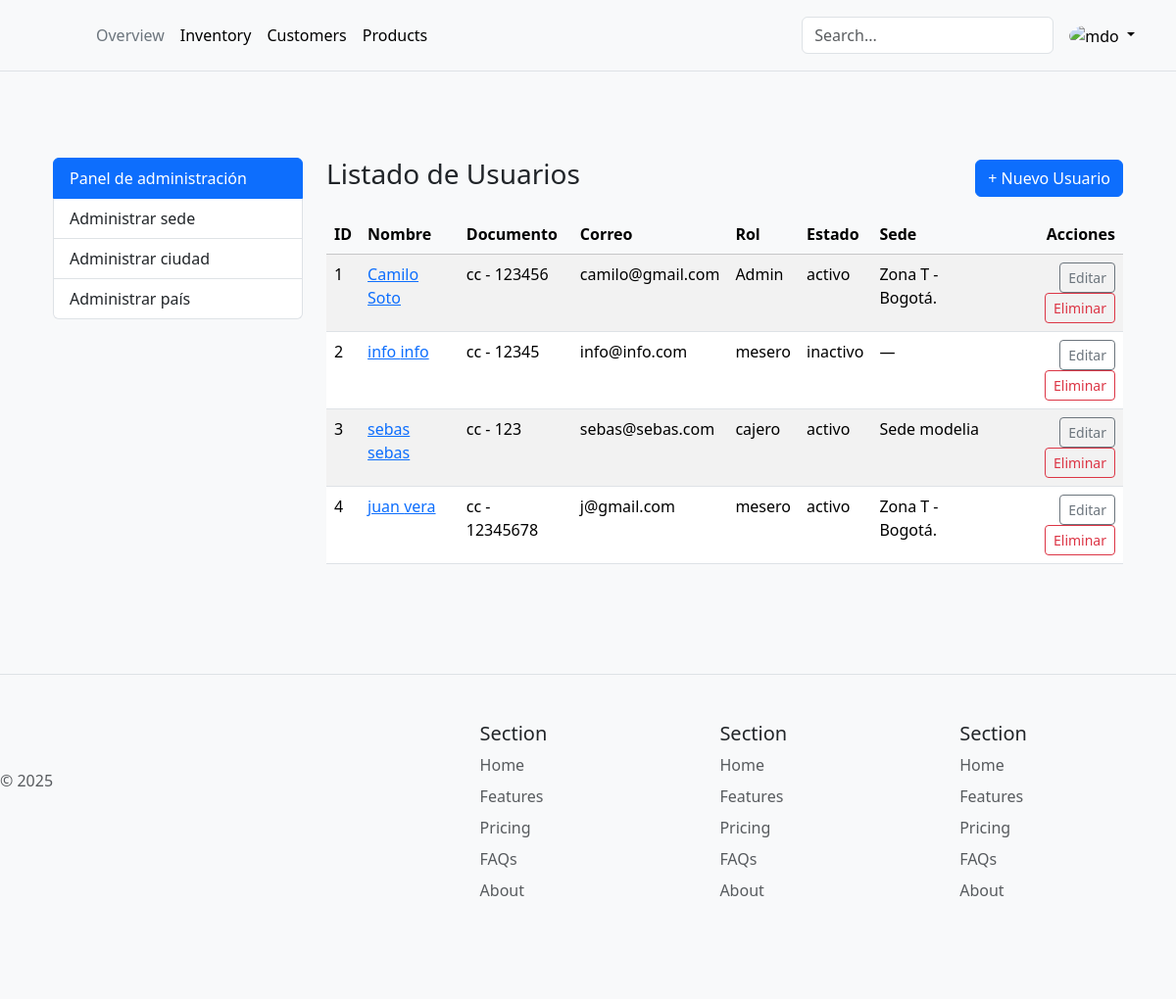
Page /adminis/usuario/ (signed in) on the earlier database version.
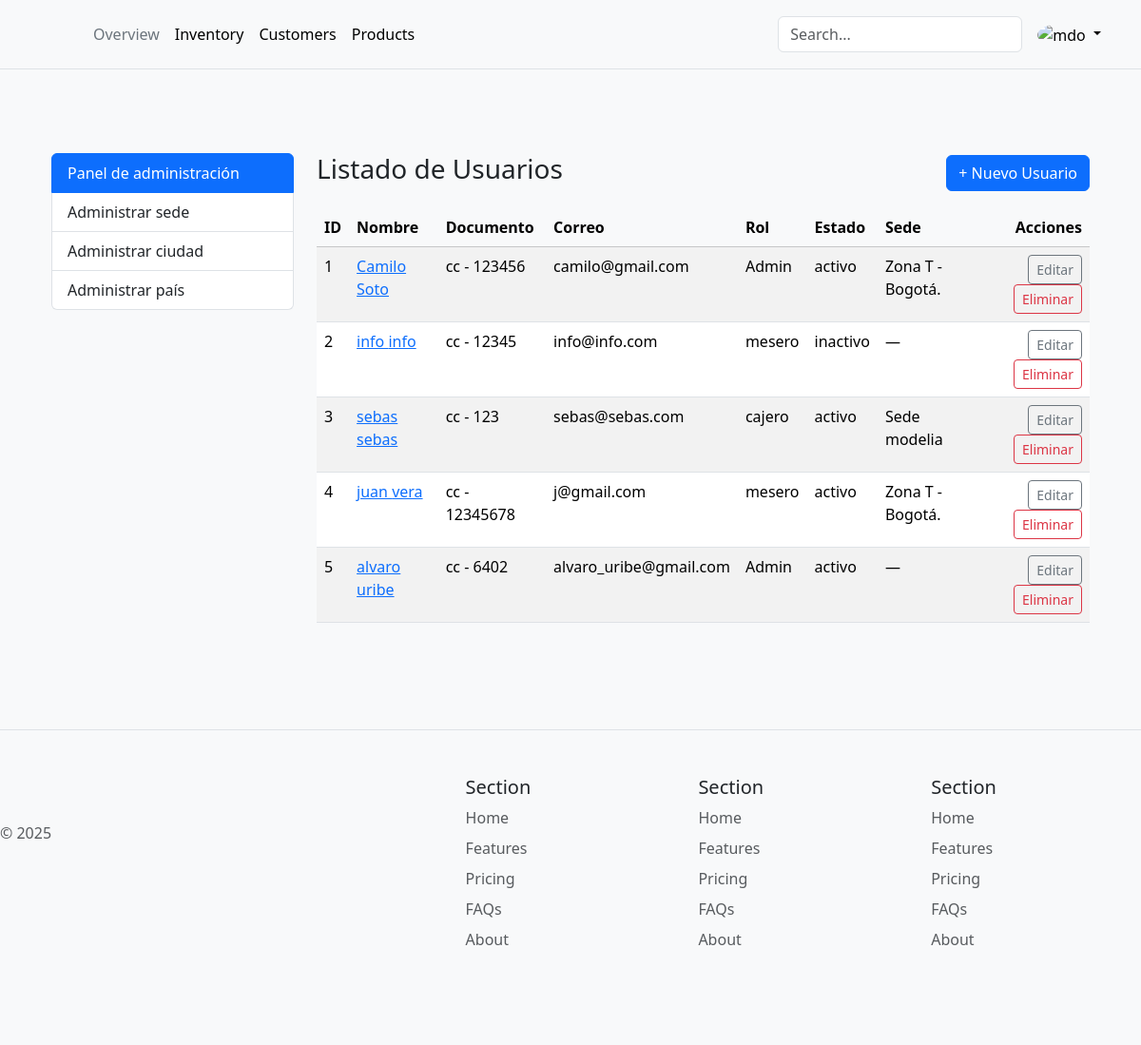
Same page on the later database version.
### accounts/models.py (models this page shows, shortened)
class Usuario(AbstractUser):
    TYPEDOCS = (
        ('cc', 'cédula de ciudadania'),
        ('ti', 'tarjeta de identidad'),
        ('ce', 'cédula de extranjería'),
        ('pa', 'pasaporte'),
    )
    ROLES = (
        (1, 'Admin'),
        (2, 'cajero'),
        (3, 'mesero'),
    )
    ESTADO = (
        (0, 'inactivo'),
        (1, 'activo')
    )
    nombres = models.CharField(max_length=100, verbose_name='Nombre(s)')
    apellidos = models.CharField(max_length=100, verbose_name='Apellido(s)')
    tipoDocumento = models.CharField(max_length=5, choices=TYPEDOCS, verbose_name='Tipo de documento')
    numDocumento = models.CharField(max_length=20, unique=True, verbose_name='Número de documento')
    correo = models.EmailField(max_length=100, unique=True, verbose_name='Correo electrónico')
    rol = models.IntegerField(choices=ROLES, default=3)
    estado = models.BooleanField(choices=ESTADO, default=0)
    sede = models.ForeignKey(
        Sede,
        on_delete=models.SET_NULL,
        null=True,
        blank=True,
        related_name='usuarios',
        verbose_name='Sede asignada'
    )
    REQUIRED_FIELDS = ['nombres', 'apellidos', 'tipoDocumento', 'numDocumento', 'rol', 'estado', 'correo']

### adminis/models.py (models this page shows, shortened)
class Sede(models.Model):
    ESTADO = (
        (0, 'inactivo'),
        (1, 'activo')
    )
    idSede = models.AutoField(primary_key=True, db_column='idSede')
    nombre = models.CharField(max_length=100, null=True, db_column='nombre')
    estado = models.BooleanField(choices=ESTADO, null=True, default=1,db_column='estado')
    Ciudad = models.ForeignKey(
        Ciudad,
        on_delete=models.PROTECT,
        db_column='Ciudad_idCiudad',
        related_name='sedes',
        null=True,
        blank=True
    )
    class Meta:
        db_table = 'Sede'
        managed = True
        verbose_name = 'Sede'
        verbose_name_plural = 'Sedes'

### adminis/views.py (the view)
# urls.py: path('usuario/', UsuarioListView.as_view(), name='list_usuario'),
class UsuarioListView(LoginRequiredMixin, ListView):
    model = Usuario
    template_name = 'usuario/usuario_list.html'
    context_object_name = 'usuarios'

### adminis/templates/usuario/usuario_list.html
{% extends "base.html" %}
{% block content %}
<div class="container mt-4">
  <div class="row">
    <nav class="col-12 col-md-3 mb-4 mb-md-0">
      <div class="list-group">
        <span class="list-group-item list-group-item-action active">
          Panel de administración
        </span>
        <a href="{% url 'adminis:list_sede' %}" class="list-group-item list-group-item-action">
          Administrar sede
        </a>
        <a href="{% url 'adminis:list_ciudad' %}" class="list-group-item list-group-item-action">
          Administrar ciudad
        </a>
        <a href="{% url 'adminis:list_pais' %}" class="list-group-item list-group-item-action">
          Administrar país
        </a>
      </div>
    </nav>
    <div class="col-12 col-md-9">
      <div class="d-flex justify-content-between align-items-center mb-3">
        <h1 class="h3">Listado de Usuarios</h1>
        <a href="{% url 'adminis:create_usuario' %}" class="btn btn-primary">
          + Nuevo Usuario
        </a>
      </div>
      <table class="table table-striped table-hover">
        <thead class="table-light">
          <tr>
            <th>ID</th>
            <th>Nombre</th>
            <th>Documento</th>
            <th>Correo</th>
            <th>Rol</th>
            <th>Estado</th>
            <th>Sede</th>
            <th class="text-end">Acciones</th>
          </tr>
        </thead>
        <tbody>
          {% for usuario in usuarios %}
          <tr>
            <td>{{ usuario.pk }}</td>
            <td>
              <a href="{% url 'adminis:update_usuario' usuario.pk %}">
                {{ usuario.nombres }} {{ usuario.apellidos }}
              </a>
            </td>
            <td>{{ usuario.tipoDocumento }} - {{ usuario.numDocumento }}</td>
            <td>{{ usuario.correo }}</td>
            <td>{{ usuario.get_rol_display }}</td>
            <td>{{ usuario.get_estado_display }}</td>
            <td>
              {% if usuario.sede %}
                {{ usuario.sede.nombre }}
              {% else %}
                &mdash;
              {% endif %}
            </td>
            <td class="text-end">
              <a href="{% url 'adminis:update_usuario' usuario.pk %}" class="btn btn-sm btn-outline-secondary">Editar</a>
              <a href="{% url 'adminis:delete_usuario' usuario.pk %}" class="btn btn-sm btn-outline-danger">Eliminar</a>
            </td>
          </tr>
          {% empty %}
          <tr>
            <td colspan="8" class="text-center">No hay usuarios registrados.</td>
          </tr>
          {% endfor %}
        </tbody>
      </table>
    </div>
  </div>
</div>
{% endblock %}

Differences in the rows shown:
added Usuario: pk "5", nombres "alvaro", apellidos "uribe", tipoDocumento "cc", numDocumento "6402", correo "alvaro_uribe@gmail.com", rol "Admin", estado "activo"
